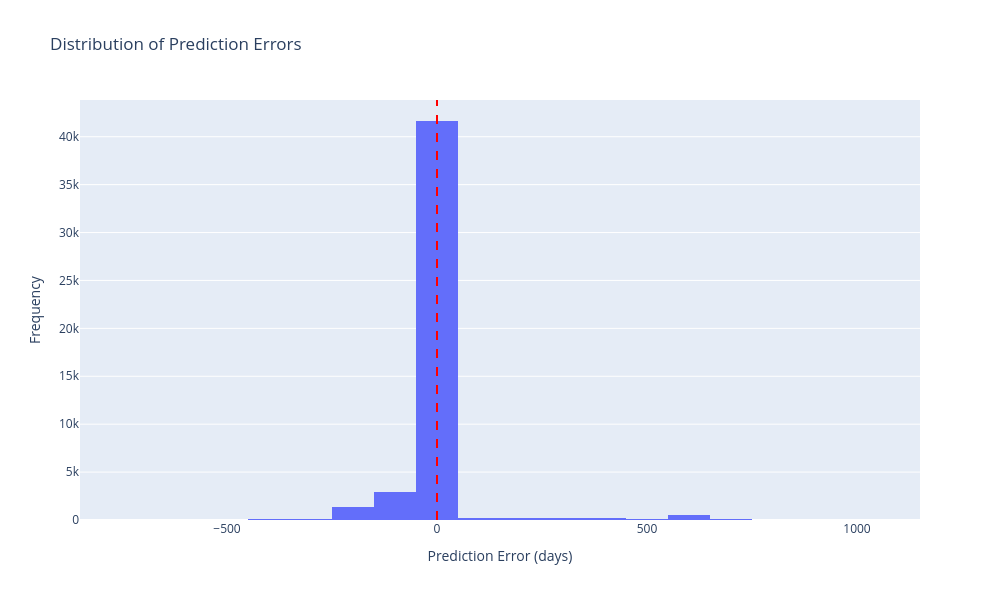

The code cell stored with this chart in its notebook:
### Markdown cell above
## Evaluation

### Code cell
# Add Marginal Scatter Plots with Visualizations for each axis (see medium article) --> See where predictions land
# Check out how to render images on GitHub/Marimo (Screenshots)
# Complement Chart with Absolute Time


# Scatter plot: Actual vs Predicted (using numeric timestamps)
plt.figure(figsize=(10, 6))
plt.scatter(y_test_numeric, y_pred_numeric, alpha=0.5)
plt.plot([y_test_numeric.min(), y_test_numeric.max()], 
         [y_test_numeric.min(), y_test_numeric.max()], 'r--', lw=2)
plt.xlabel('Actual Credit Collection Timestamp (Unix seconds)')
plt.ylabel('Predicted Credit Collection Timestamp (Unix seconds)')
plt.title('Actual vs Predicted Credit Collection Timestamp')
plt.grid(True)
plt.show()

# Alternative: Scatter plot with datetime formatting
fig, ax = plt.subplots(figsize=(12, 6))
ax.scatter(y_test_timestamps, y_pred_timestamps, alpha=0.5)
ax.plot([y_test_timestamps.min(), y_test_timestamps.max()], 
        [y_test_timestamps.min(), y_test_timestamps.max()], 'r--', lw=2)
ax.set_xlabel('Actual Credit Collection Timestamp')
ax.set_ylabel('Predicted Credit Collection Timestamp')
ax.set_title('Actual vs Predicted Credit Collection Timestamp')
plt.xticks(rotation=45)
plt.yticks(rotation=45)
ax.grid(True)
plt.tight_layout()
plt.show()

# Distribution of errors (in days)
errors_days = (y_test_numeric - y_pred_numeric) / (24 * 3600)

import plotly.graph_objects as go

fig = go.Figure(data=[go.Histogram(x=errors_days, nbinsx=30)])
fig.add_vline(x=0, line_dash="dash", line_color="red", line_width=2)
fig.update_layout(
    title="Distribution of Prediction Errors",
    xaxis_title="Prediction Error (days)",
    yaxis_title="Frequency",
    width=1000,
    height=600
)
fig.show()

### Figure 1 — Plotly figure (JSON) as saved in the notebook; plotly's stock layout.template omitted (floating-point values rounded to 4 significant figures; data arrays with more than 128 entries replaced by an {"elided": "..."} marker saying what was removed)
{"data": [{"nbinsx": 30, "type": "histogram", "x": {"elided": "47847 float values"}}], "layout": {"height": 600, "shapes": [{"line": {"color": "red", "dash": "dash", "width": 2}, "type": "line", "x0": 0, "x1": 0, "xref": "x", "y0": 0, "y1": 1, "yref": "y domain"}], "title": {"text": "Distribution of Prediction Errors"}, "width": 1000, "xaxis": {"title": {"text": "Prediction Error (days)"}}, "yaxis": {"title": {"text": "Frequency"}}}}
